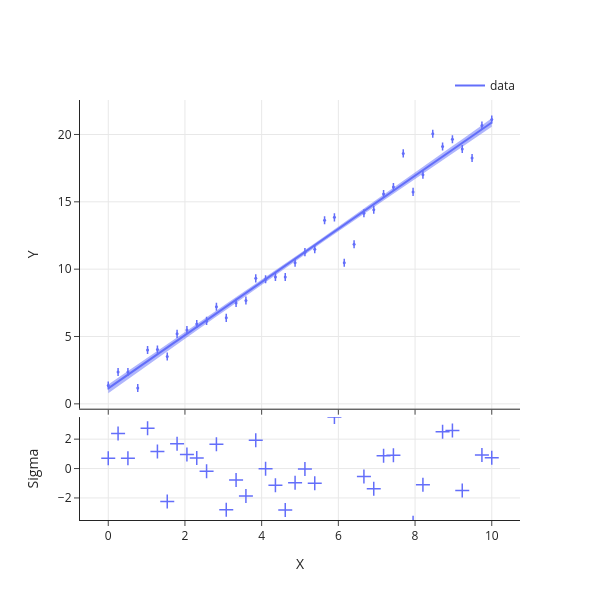

The notebook cell saved with this chart:
### Code cell
fig = Plot.infer(post, post=True)
fig.save('./quickstart/fit')
